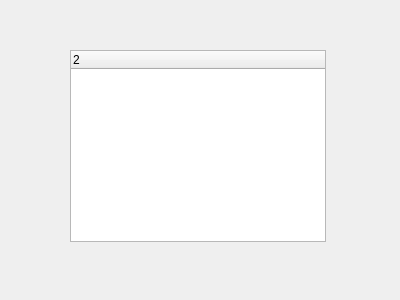
<?xml version="1.0" encoding="UTF-8"?>
<ui version="4.0">
 <class>treeWidget</class>
 <widget class="QWidget" name="treeWidget">
  <property name="geometry">
   <rect>
    <x>0</x>
    <y>0</y>
    <width>400</width>
    <height>300</height>
   </rect>
  </property>
  <property name="windowTitle">
   <string>Form</string>
  </property>
  <widget class="QTreeWidget" name="treeWidget_2">
   <property name="geometry">
    <rect>
     <x>70</x>
     <y>50</y>
     <width>256</width>
     <height>192</height>
    </rect>
   </property>
   <column>
    <property name="text">
     <string>2</string>
    </property>
   </column>
  </widget>
 </widget>
 <resources/>
 <connections/>
</ui>
